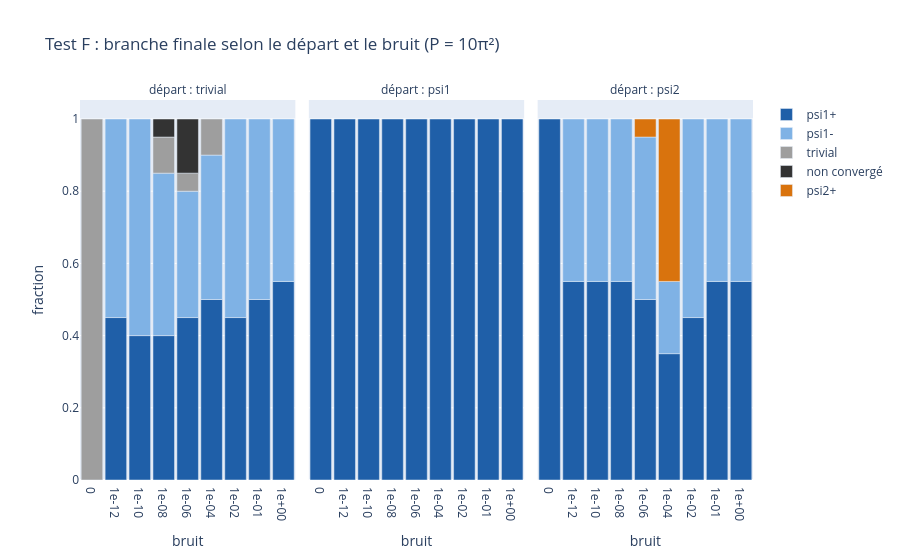

The notebook cell saved with this chart:
### Code cell
frac_f = fractions(f, ["init", "bruit"])
med = f.groupby(["init", "bruit"], observed=True)[["exit_step", "grad_norm"]].median().reset_index()
frac_f = frac_f.merge(med, on=["init", "bruit"])

fig = px.bar(
    frac_f, x="bruit", y="fraction", color="label", facet_col="init",
    category_orders={"init": ["trivial", "psi1", "psi2"], "label": LABELS,
                     "bruit": list(f["bruit"].cat.categories)},
    color_discrete_map=COLORS, hover_data={"exit_step": ":.0f", "grad_norm": ":.2e"},
    title="Test F : branche finale selon le départ et le bruit (P = 10π²)",
)
fig.for_each_annotation(lambda a: a.update(text="départ : " + a.text.split("=")[-1]))
fig.update_layout(legend_title=None, bargap=0.1)

### Figure 1 — Plotly figure (JSON) as saved in the notebook; plotly's stock layout.template omitted (floating-point values rounded to 4 significant figures)
{"data": [{"customdata": [[0.0, 0.002544], [0.0, 0.003052], [0.0, 0.003314], [0.0, 0.002515], [0.0, 0.00269], [0.0, 0.002692], [0.0, 0.003444], [0.0, 0.002964]], "hovertemplate": "label=psi1+<br>init=trivial<br>bruit=%{x}<br>fraction=%{y}<br>exit_step=%{customdata[0]:.0f}<br>grad_norm=%{customdata[1]:.2e}<extra></extra>", "legendgroup": "psi1+", "marker": {"color": "#1f5fa8", "pattern": {"shape": ""}}, "name": "psi1+", "orientation": "v", "showlegend": true, "textposition": "auto", "type": "bar", "x": ["1e-12", "1e-10", "1e-08", "1e-06", "1e-04", "1e-02", "1e-01", "1e+00"], "xaxis": "x", "y": [0.45, 0.4, 0.4, 0.45, 0.5, 0.45, 0.5, 0.55], "yaxis": "y"}, {"customdata": [[0.0, 0.002544], [0.0, 0.003052], [0.0, 0.003314], [0.0, 0.002515], [0.0, 0.00269], [0.0, 0.002692], [0.0, 0.003444], [0.0, 0.002964]], "hovertemplate": "label=psi1-<br>init=trivial<br>bruit=%{x}<br>fraction=%{y}<br>exit_step=%{customdata[0]:.0f}<br>grad_norm=%{customdata[1]:.2e}<extra></extra>", "legendgroup": "psi1-", "marker": {"color": "#7fb2e5", "pattern": {"shape": ""}}, "name": "psi1-", "orientation": "v", "showlegend": true, "textposition": "auto", "type": "bar", "x": ["1e-12", "1e-10", "1e-08", "1e-06", "1e-04", "1e-02", "1e-01", "1e+00"], "xaxis": "x", "y": [0.55, 0.6, 0.45, 0.35, 0.4, 0.55, 0.5, 0.45], "yaxis": "y"}, {"customdata": [[NaN, 0.0], [0.0, 0.003314], [0.0, 0.002515], [0.0, 0.00269]], "hovertemplate": "label=trivial<br>init=trivial<br>bruit=%{x}<br>fraction=%{y}<br>exit_step=%{customdata[0]:.0f}<br>grad_norm=%{customdata[1]:.2e}<extra></extra>", "legendgroup": "trivial", "marker": {"color": "#9e9e9e", "pattern": {"shape": ""}}, "name": "trivial", "orientation": "v", "showlegend": true, "textposition": "auto", "type": "bar", "x": ["0", "1e-08", "1e-06", "1e-04"], "xaxis": "x", "y": [1.0, 0.1, 0.05, 0.1], "yaxis": "y"}, {"customdata": [[0.0, 0.003314], [0.0, 0.002515]], "hovertemplate": "label=non convergé<br>init=trivial<br>bruit=%{x}<br>fraction=%{y}<br>exit_step=%{customdata[0]:.0f}<br>grad_norm=%{customdata[1]:.2e}<extra></extra>", "legendgroup": "non convergé", "marker": {"color": "#333333", "pattern": {"shape": ""}}, "name": "non convergé", "orientation": "v", "showlegend": true, "textposition": "auto", "type": "bar", "x": ["1e-08", "1e-06"], "xaxis": "x", "y": [0.05, 0.15], "yaxis": "y"}, {"customdata": [[NaN, 0.007382], [NaN, 0.01686], [NaN, 0.03177], [NaN, 0.06741], [NaN, 0.1362], [NaN, 0.1496], [NaN, 0.05856], [NaN, 0.04809], [0.0, 0.01821]], "hovertemplate": "label=psi1+<br>init=psi1<br>bruit=%{x}<br>fraction=%{y}<br>exit_step=%{customdata[0]:.0f}<br>grad_norm=%{customdata[1]:.2e}<extra></extra>", "legendgroup": "psi1+", "marker": {"color": "#1f5fa8", "pattern": {"shape": ""}}, "name": "psi1+", "orientation": "v", "showlegend": false, "textposition": "auto", "type": "bar", "x": ["0", "1e-12", "1e-10", "1e-08", "1e-06", "1e-04", "1e-02", "1e-01", "1e+00"], "xaxis": "x2", "y": [1.0, 1.0, 1.0, 1.0, 1.0, 1.0, 1.0, 1.0, 1.0], "yaxis": "y2"}, {"customdata": [[108.0, 0.002366], [136.5, 0.002963], [139.0, 0.003057], [139.0, 0.002703], [151.0, 0.002711], [144.0, 0.004804], [145.5, 0.002979], [450.0, 0.003597], [0.0, 0.002151]], "hovertemplate": "label=psi1+<br>init=psi2<br>bruit=%{x}<br>fraction=%{y}<br>exit_step=%{customdata[0]:.0f}<br>grad_norm=%{customdata[1]:.2e}<extra></extra>", "legendgroup": "psi1+", "marker": {"color": "#1f5fa8", "pattern": {"shape": ""}}, "name": "psi1+", "orientation": "v", "showlegend": false, "textposition": "auto", "type": "bar", "x": ["0", "1e-12", "1e-10", "1e-08", "1e-06", "1e-04", "1e-02", "1e-01", "1e+00"], "xaxis": "x3", "y": [1.0, 0.55, 0.55, 0.55, 0.5, 0.35, 0.45, 0.55, 0.55], "yaxis": "y3"}, {"customdata": [[136.5, 0.002963], [139.0, 0.003057], [139.0, 0.002703], [151.0, 0.002711], [144.0, 0.004804], [145.5, 0.002979], [450.0, 0.003597], [0.0, 0.002151]], "hovertemplate": "label=psi1-<br>init=psi2<br>bruit=%{x}<br>fraction=%{y}<br>exit_step=%{customdata[0]:.0f}<br>grad_norm=%{customdata[1]:.2e}<extra></extra>", "legendgroup": "psi1-", "marker": {"color": "#7fb2e5", "pattern": {"shape": ""}}, "name": "psi1-", "orientation": "v", "showlegend": false, "textposition": "auto", "type": "bar", "x": ["1e-12", "1e-10", "1e-08", "1e-06", "1e-04", "1e-02", "1e-01", "1e+00"], "xaxis": "x3", "y": [0.45, 0.45, 0.45, 0.45, 0.2, 0.55, 0.45, 0.45], "yaxis": "y3"}, {"customdata": [[151.0, 0.002711], [144.0, 0.004804]], "hovertemplate": "label=psi2+<br>init=psi2<br>bruit=%{x}<br>fraction=%{y}<br>exit_step=%{customdata[0]:.0f}<br>grad_norm=%{customdata[1]:.2e}<extra></extra>", "legendgroup": "psi2+", "marker": {"color": "#d9730d", "pattern": {"shape": ""}}, "name": "psi2+", "orientation": "v", "showlegend": true, "textposition": "auto", "type": "bar", "x": ["1e-06", "1e-04"], "xaxis": "x3", "y": [0.05, 0.45], "yaxis": "y3"}], "layout": {"annotations": [{"font": {}, "showarrow": false, "text": "départ : trivial", "x": 0.16, "xanchor": "center", "xref": "paper", "y": 1, "yanchor": "bottom", "yref": "paper"}, {"font": {}, "showarrow": false, "text": "départ : psi1", "x": 0.5, "xanchor": "center", "xref": "paper", "y": 1, "yanchor": "bottom", "yref": "paper"}, {"font": {}, "showarrow": false, "text": "départ : psi2", "x": 0.84, "xanchor": "center", "xref": "paper", "y": 1, "yanchor": "bottom", "yref": "paper"}], "bargap": 0.1, "barmode": "relative", "legend": {"title": {}, "tracegroupgap": 0}, "title": {"text": "Test F : branche finale selon le départ et le bruit (P = 10π²)"}, "xaxis": {"anchor": "y", "categoryarray": ["0", "1e-12", "1e-10", "1e-08", "1e-06", "1e-04", "1e-02", "1e-01", "1e+00"], "categoryorder": "array", "domain": [0, 0.32], "title": {"text": "bruit"}}, "xaxis2": {"anchor": "y2", "categoryarray": ["0", "1e-12", "1e-10", "1e-08", "1e-06", "1e-04", "1e-02", "1e-01", "1e+00"], "categoryorder": "array", "domain": [0.34, 0.66], "matches": "x", "title": {"text": "bruit"}}, "xaxis3": {"anchor": "y3", "categoryarray": ["0", "1e-12", "1e-10", "1e-08", "1e-06", "1e-04", "1e-02", "1e-01", "1e+00"], "categoryorder": "array", "domain": [0.68, 1.0], "matches": "x", "title": {"text": "bruit"}}, "yaxis": {"anchor": "x", "domain": [0, 1], "title": {"text": "fraction"}}, "yaxis2": {"anchor": "x2", "domain": [0, 1], "matches": "y", "showticklabels": false}, "yaxis3": {"anchor": "x3", "domain": [0, 1], "matches": "y", "showticklabels": false}}}
